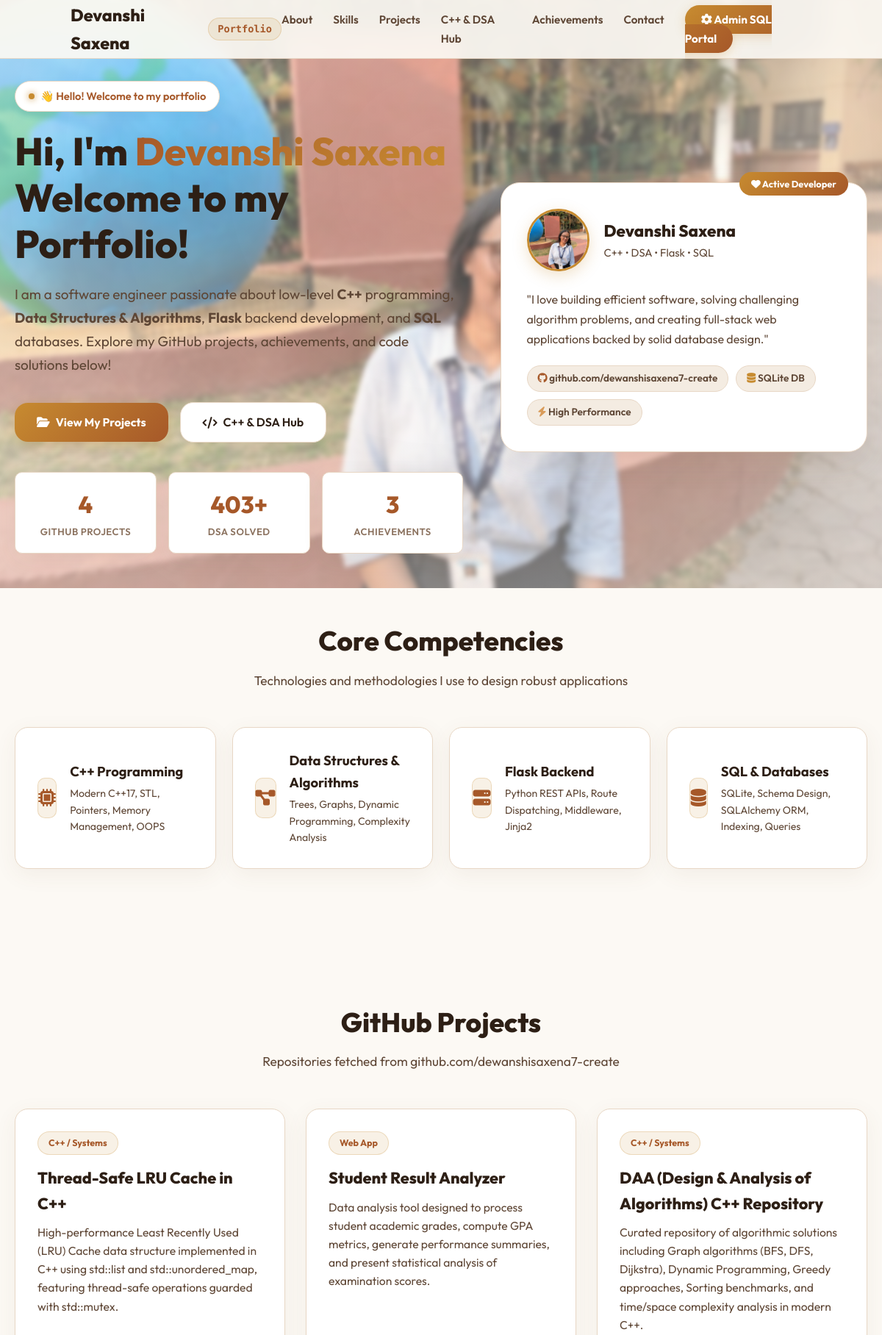
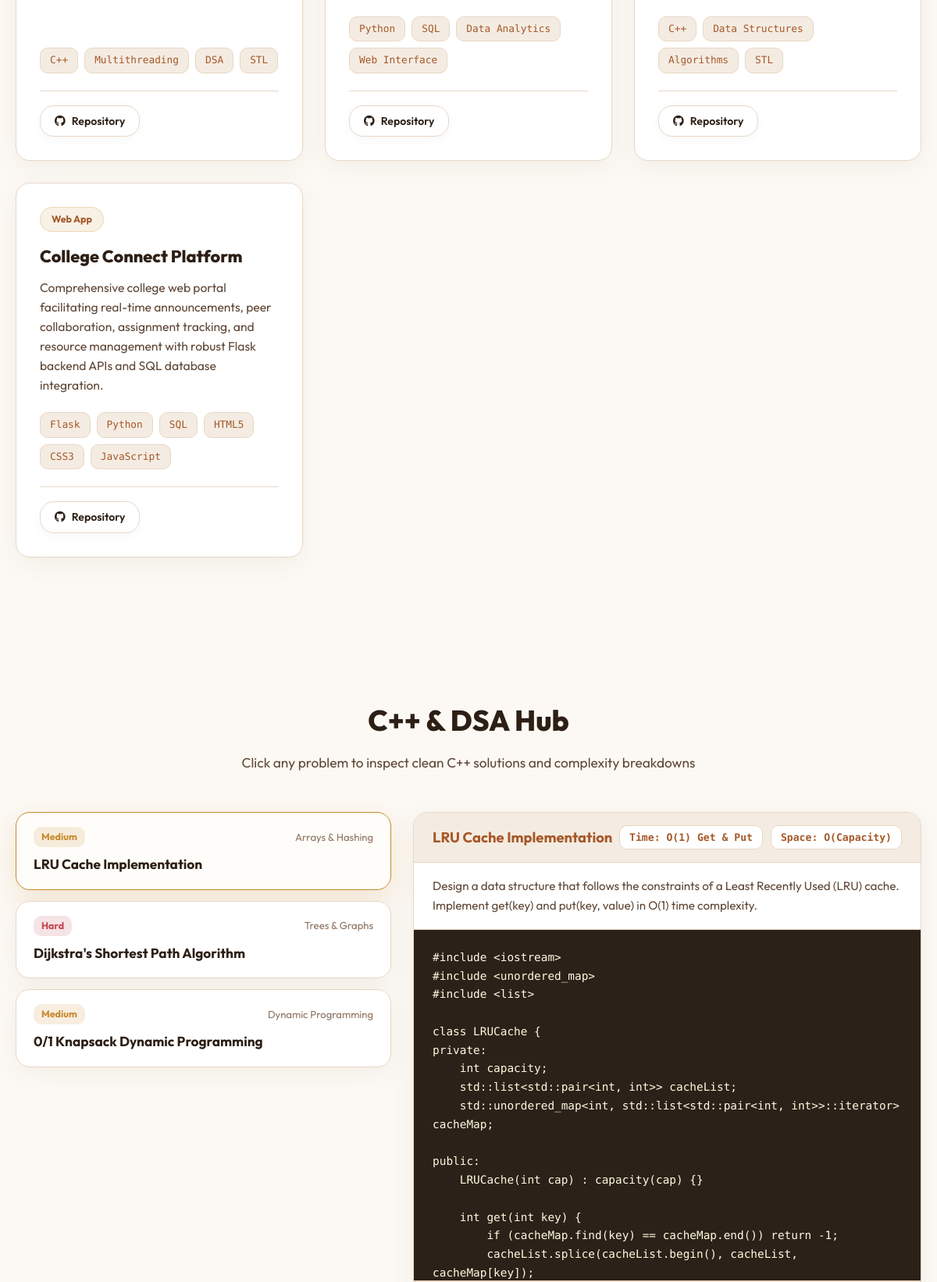
The page / (upper part) on the database its author committed (2 pictures, top to bottom).
### models.py (models this page shows, shortened)
class Project(db.Model):
    __tablename__ = 'projects'
    id = db.Column(db.Integer, primary_key=True)
    title = db.Column(db.String(100), nullable=False)
    subtitle = db.Column(db.String(200), nullable=True)
    description = db.Column(db.Text, nullable=False)
    tech_stack = db.Column(db.String(200), nullable=False)  # e.g., "C++, STL, Flask, SQLite"
    github_url = db.Column(db.String(255), nullable=True)
    live_demo_url = db.Column(db.String(255), nullable=True)
    category = db.Column(db.String(50), default='C++ / Systems')  # 'C++ / Systems', 'Web App', 'DSA Engine'
    featured = db.Column(db.Boolean, default=True)
    created_at = db.Column(db.DateTime, default=datetime.utcnow)
    def to_dict(self):
        return {
            'id': self.id,
            'title': self.title,
            'subtitle': self.subtitle,
            'description': self.description,
            'tech_stack': [tag.strip() for tag in self.tech_stack.split(',')] if self.tech_stack else [],
            'github_url': self.github_url,
            'live_demo_url': self.live_demo_url,
            'category': self.category,
            'featured': self.featured
        }

class DSAProblem(db.Model):
    __tablename__ = 'dsa_problems'
    id = db.Column(db.Integer, primary_key=True)
    title = db.Column(db.String(150), nullable=False)
    category = db.Column(db.String(50), nullable=False) # 'Arrays & Hashing', 'Trees & Graphs', 'Dynamic Programming', 'Heaps & Graphs'
    difficulty = db.Column(db.String(20), nullable=False) # 'Easy', 'Medium', 'Hard'
    time_complexity = db.Column(db.String(50), nullable=False) # 'O(N)', 'O(N log N)', 'O(V + E)'
    space_complexity = db.Column(db.String(50), nullable=False) # 'O(1)', 'O(N)'
    problem_statement = db.Column(db.Text, nullable=False)
    cpp_solution = db.Column(db.Text, nullable=False) # Well-formatted C++ code
    explanation = db.Column(db.Text, nullable=True)

### app.py (the view)
@app.route('/')
def home():
    projects = Project.query.order_by(Project.id.desc()).all()
    achievements = Achievement.query.order_by(Achievement.id.desc()).all()
    dsa_problems = DSAProblem.query.order_by(DSAProblem.id.asc()).all()
    stats = {
        'total_projects': len(projects),
        'total_achievements': len(achievements),
        'total_dsa_problems': 400 + len(dsa_problems)
    }
    return render_template('index.html',
                           projects=projects,
                           achievements=achievements,
                           dsa_problems=dsa_problems,
                           stats=stats)

### templates/index.html (shortened to what this page needs)
{% extends 'base.html' %}
{% block content %}
<section class="hero" id="about">
    <div class="container">
        <div class="hero-grid">
            <div class="hero-content">
                <div class="hero-tag">
                    <span class="pulse-dot"></span>
                    👋 Hello! Welcome to my portfolio
                </div>
                <h1 class="hero-title">
                    Hi, I'm <span class="highlight-text">Devanshi Saxena</span><br>
                    Welcome to my Portfolio!
                </h1>
                <p class="hero-desc">
                    I am a software engineer passionate about low-level <strong>C++</strong> programming, <strong>Data Structures & Algorithms</strong>, <strong>Flask</strong> backend development, and <strong>SQL</strong> databases. Explore my GitHub projects, achievements, and code solutions below!
                </p>
                <div class="hero-btns">
                    <a href="#projects" class="btn-primary">
                        <i class="fa-solid fa-folder-open"></i> View My Projects
                    </a>
                    <a href="#dsa" class="btn-outline">
                        <i class="fa-solid fa-code"></i> C++ & DSA Hub
                    </a>
                </div>
                <div class="stats-grid">
                    <div class="stat-item">
                        <div class="stat-number">{{ stats.total_projects }}</div>
                        <div class="stat-label">GitHub Projects</div>
                    </div>
                    <div class="stat-item">
                        <div class="stat-number">{{ stats.total_dsa_problems }}+</div>
                        <div class="stat-label">DSA Solved</div>
                    </div>
                    <div class="stat-item">
                        <div class="stat-number">{{ stats.total_achievements }}</div>
                        <div class="stat-label">Achievements</div>
                    </div>
                </div>
            </div>
            <div class="hero-welcome-card">
                <div class="welcome-badge">
                    <i class="fa-solid fa-heart"></i> Active Developer
                </div>
                <div class="welcome-avatar-wrapper">
                    <img src="{{ url_for('static', filename='images/devanshi.jpg') }}" alt="Devanshi Saxena" class="profile-photo-avatar">
                    <div class="welcome-intro">
                        <h3>Devanshi Saxena</h3>
                        <p>C++ • DSA • Flask • SQL</p>
                    </div>
                </div>
                <div style="font-size: 1rem; color: var(--text-secondary); line-height: 1.7; margin-bottom: 22px;">
                    "I love building efficient software, solving challenging algorithm problems, and creating full-stack web applications backed by solid database design."
                </div>
                <div class="welcome-tags">
                    <span class="chip-tag"><i class="fa-brands fa-github" style="color: var(--accent-brown);"></i> github.com/dewanshisaxena7-create</span>
                    <span class="chip-tag"><i class="fa-solid fa-database" style="color: var(--accent-gold);"></i> SQLite DB</span>
                    <span class="chip-tag"><i class="fa-solid fa-bolt" style="color: var(--accent-sand);"></i> High Performance</span>
                </div>
            </div>
        </div>
    </div>
</section>
<section class="section" id="skills">
    <div class="container">
        <h2 class="section-title">Core Competencies</h2>
        <p class="section-subtitle">Technologies and methodologies I use to design robust applications</p>
        <div class="skills-grid">
            <div class="glass-card skill-card">
                <div class="skill-icon"><i class="fa-solid fa-microchip"></i></div>
                <div class="skill-info">
                    <h4>C++ Programming</h4>
                    <p>Modern C++17, STL, Pointers, Memory Management, OOPS</p>
                </div>
            </div>
            <div class="glass-card skill-card">
                <div class="skill-icon"><i class="fa-solid fa-diagram-project"></i></div>
                <div class="skill-info">
                    <h4>Data Structures & Algorithms</h4>
                    <p>Trees, Graphs, Dynamic Programming, Complexity Analysis</p>
                </div>
            </div>
            <div class="glass-card skill-card">
                <div class="skill-icon"><i class="fa-solid fa-server"></i></div>
                <div class="skill-info">
                    <h4>Flask Backend</h4>
                    <p>Python REST APIs, Route Dispatching, Middleware, Jinja2</p>
                </div>
            </div>
            <div class="glass-card skill-card">
                <div class="skill-icon"><i class="fa-solid fa-database"></i></div>
                <div class="skill-info">
                    <h4>SQL & Databases</h4>
                    <p>SQLite, Schema Design, SQLAlchemy ORM, Indexing, Queries</p>
                </div>
            </div>
        </div>
    </div>
</section>
<section class="section" id="projects">
    <div class="container">
        <h2 class="section-title">GitHub Projects</h2>
        <p class="section-subtitle">Repositories fetched from github.com/dewanshisaxena7-create</p>
        <div class="projects-grid">
            {% for project in projects %}
            <div class="project-card-wrapper" data-category="{{ project.category }}">
                <div class="glass-card project-card">
                    <div>
                        <div class="project-header">
                            <span class="project-badge">{{ project.category }}</span>
                        </div>
                        <h3 class="project-title">{{ project.title }}</h3>
                        <p class="project-desc">{{ project.description }}</p>
                    </div>
                    <div>
                        <div class="tags-list">
                            {% for tag in project.to_dict().tech_stack %}
                            <span class="tag-item">{{ tag }}</span>
                            {% endfor %}
                        </div>
                        <div class="project-footer">
                            {% if project.github_url %}
                            <a href="{{ project.github_url }}" target="_blank" class="btn-outline" style="padding: 8px 18px; font-size: 0.88rem;">
                                <i class="fa-brands fa-github"></i> Repository
                            </a>
                            {% endif %}
                        </div>
                    </div>
                </div>
            </div>
            {% endfor %}
        </div>
    </div>
</section>
<section class="section" id="dsa">
    <div class="container">
        <h2 class="section-title">C++ & DSA Hub</h2>
        <p class="section-subtitle">Click any problem to inspect clean C++ solutions and complexity breakdowns</p>
        <div class="dsa-container">
            <div class="dsa-list">
                {% for prob in dsa_problems %}
                <div class="dsa-item {% if loop.first %}active{% endif %}" data-id="{{ prob.id }}">
                    <div class="dsa-meta">
                        <span class="dsa-diff diff-{{ prob.difficulty | lower }}">{{ prob.difficulty }}</span>
                        <span style="font-size: 0.82rem; color: var(--text-muted);">{{ prob.category }}</span>
                    </div>
                    <h4 style="font-size: 1.08rem; font-weight: 700; color: var(--text-primary);">{{ prob.title }}</h4>
                </div>
                {% endfor %}
            </div>
            <div>
                {% if dsa_problems %}
                {% set active_prob = dsa_problems[0] %}
                <div class="code-viewer-card">
                    <div class="code-toolbar">
                        <h4 id="dsa-title" style="font-size: 1.15rem; font-weight: 700; color: var(--accent-brown);">
                            {{ active_prob.title }}
                        </h4>
                        <div class="complexity-badges">
                            <span class="badge-complexity" id="dsa-time">Time: {{ active_prob.time_complexity }}</span>
                            <span class="badge-complexity" id="dsa-space">Space: {{ active_prob.space_complexity }}</span>
                        </div>
                    </div>
                    <div style="padding: 18px 24px; border-bottom: 1px solid var(--border-color); background: rgba(255,255,255,0.6);">
                        <p style="font-size: 0.95rem; color: var(--text-secondary);" id="dsa-statement">
                            {{ active_prob.problem_statement }}
                        </p>
                    </div>
                    <pre class="code-body" id="dsa-code">{{ active_prob.cpp_solution }}</pre>
                </div>
                {% endif %}
            </div>
        </div>
    </div>
</section>
{% endblock %}

### templates/base.html (shortened to what this page needs)
<!DOCTYPE html>
<html lang="en">
<head>
    <link rel="stylesheet" href="https://cdnjs.cloudflare.com/ajax/libs/font-awesome/6.4.0/css/all.min.css">
    <link rel="stylesheet" href="{{ url_for('static', filename='css/style.css') }}">
</head>
<body>
    <div class="soft-bg-overlay" aria-hidden="true">
        <div class="soft-bg-image" style="background-image: url('{{ url_for('static', filename='images/devanshi.jpg') }}');"></div>
        <div class="soft-bg-tint"></div>
    </div>
    <nav class="navbar">
        <a href="#about" class="nav-brand">
            <span>Devanshi Saxena</span>
            <span class="brand-badge">Portfolio</span>
        </a>
        <ul class="nav-links">
            <li><a href="#about">About</a></li>
            <li><a href="#skills">Skills</a></li>
            <li><a href="#projects">Projects</a></li>
            <li><a href="#dsa">C++ & DSA Hub</a></li>
            <li><a href="#achievements">Achievements</a></li>
            <li><a href="#contact">Contact</a></li>
            <li><a href="/admin" class="nav-btn"><i class="fa-solid fa-gear"></i> Admin SQL Portal</a></li>
        </ul>
    </nav>
    <main>
        {% block content %}{% endblock %}
    </main>
</body>
</html>

### rows shown on the page
Project: category "C++ / Systems", title "Thread-Safe LRU Cache in C++", description "High-performance Least Recently Used (LRU) Cache data structure implemented in C++ using std::list and std::unordered_map, featuring thread-safe operations guarded with std::mutex.", tech_stack "C++" "Multithreading" "DSA" "STL"
Project: category "Web App", title "Student Result Analyzer", description "Data analysis tool designed to process student academic grades, compute GPA metrics, generate performance summaries, and present statistical analysis of examination scores.", tech_stack "Python" "SQL" "Data Analytics" "Web Interface"
Project: category "C++ / Systems", title "DAA (Design & Analysis of Algorithms) C++ Repository", description "Curated repository of algorithmic solutions including Graph algorithms (BFS, DFS, Dijkstra), Dynamic Programming, Greedy approaches, Sorting benchmarks, and time/space complexity analysis in modern C++.", tech_stack "C++" "Data Structures" "Algorithms" "STL"
Project: category "Web App", title "College Connect Platform", description "Comprehensive college web portal facilitating real-time announcements, peer collaboration, assignment tracking, and resource management with robust Flask backend APIs and SQL database integration.", tech_stack "Flask" "Python" "SQL" "HTML5" "CSS3" "JavaScript"
DSAProblem: difficulty "Medium", category "Arrays & Hashing", title "LRU Cache Implementation", time_complexity "O(1) Get & Put", space_complexity "O(Capacity)", problem_statement "Design a data structure that follows the constraints of a Least Recently Used (LRU) cache. Implement get(key) and put(key, value) in O(1) time complexity.", cpp_solution "#include <iostream> #include <unordered_map> #include <list> class LRUCache { private: int capacity; std::list<std::pair<int, int>> cacheList; std::unordered_map<int, std::list<std::pair<int, int>>::iterator> cacheMap; public: LRUCache(int cap) : capacity(cap) {} int get(int key) { if (cacheMap.find(key) == cacheMap.end()) return -1; cacheList.splice(cacheList.begin(), cacheList, cacheMap[key]);…"
DSAProblem: difficulty "Hard", category "Trees & Graphs", title "Dijkstra's Shortest Path Algorithm"
DSAProblem: difficulty "Medium", category "Dynamic Programming", title "0/1 Knapsack Dynamic Programming"

### other values the page prints
{{ stats.total_projects }} "4"
{{ stats.total_dsa_problems }} "403"
{{ stats.total_achievements }} "3"
